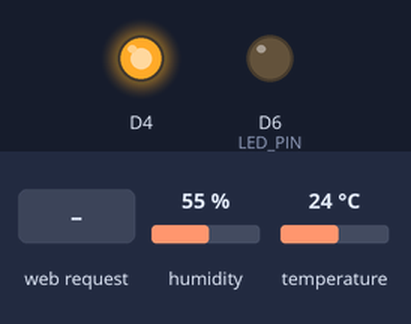
Bench run of a sketch on a simulated ESP8266 (NodeMCU). Parts: output pins drawn as LEDs (lit = HIGH, except the on-board LED, lit = LOW). The inputs (shaded band) are chosen by the test bench; at power-on: humidity 55 %, temperature 24 °C. WiFi joins after 1.5 s; servers stay silent unless stated; random numbers use the default seed unless the sketch sets one; no MQTT or app messages arrive unless stated; what the sketch prints to the serial monitor is not drawn.

Above: at 2.7 s.
2.8 s: HTTP request GET /led/on received
At 7.8 s:
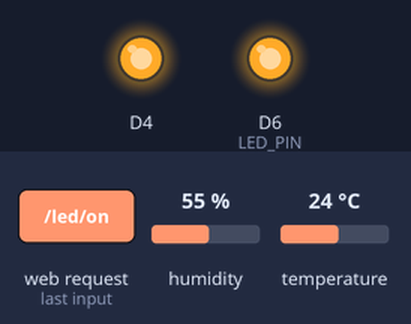
8.8 s: HTTP request GET /led/off received
At 12.5 s:
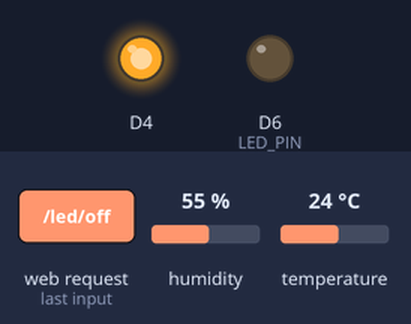
Timing chart, 0 to 14.0 s (numbered marks = the images above; inputs shaded):
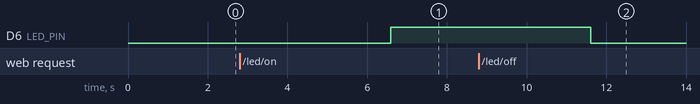

The sketch:

IoT06_MQTT.ino
```cpp
#include <ESP8266WiFi.h>
#include <PubSubClient.h>
#include <DHT.h>
#include <ESP8266WebServer.h>
#include <ArduinoJson.h>

const char* ssid = "4157";
const char* password = "12356789";
const char* mqtt_server = "192.168.0.191";
const int DHTPIN = D4; // Define the pin to which the DHT sensor is connected
const int LED_PIN = D6; // Define the pin to which the LED is connected
const int DHTTYPE = DHT11; // DHT sensor type (DHT11 or DHT22)

WiFiClient espClient;
PubSubClient client(espClient);
DHT dht(DHTPIN, DHTTYPE);
ESP8266WebServer server(80); // เพิ่มเซิร์ฟเวอร์ HTTP

bool ledStatus = false;

void setup_wifi() {
  delay(10);
  Serial.println();
  Serial.print("Connecting to ");
  Serial.println(ssid);

  WiFi.mode(WIFI_STA);
  WiFi.begin(ssid, password);

  while (WiFi.status() != WL_CONNECTED) {
    delay(500);
    Serial.print(".");
  }

  randomSeed(micros());

  Serial.println("");
  Serial.println("WiFi connected");
  Serial.println("IP address: ");
  Serial.println(WiFi.localIP());
}

void reconnect() {
  while (!client.connected()) {
    Serial.print("Attempting MQTT connection...");
    String clientId = "ESP8266Client-";
    clientId += String(random(0xffff), HEX);
    if (client.connect(clientId.c_str())) {
      Serial.println("connected");
      client.subscribe("LED"); // Subscribe to the LED topic
    } else {
      Serial.print("failed, rc=");
      Serial.print(client.state());
      Serial.println(" try again in 5 seconds");
      delay(5000);
    }
  }
}

void handleRoot() {
  String html = "<h1>Hello from ESP8266!</h1>";
  html += "<p>LED Status: " + String(ledStatus ? "ON" : "OFF") + "</p>";
  html += "<form action='/led/on' method='get'><input type='submit' value='Turn On'></form>";
  html += "<form action='/led/off' method='get'><input type='submit' value='Turn Off'></form>";
  server.send(200, "text/html", html);
}

void handleLedOn() {
  client.publish("LED", "ON");
  digitalWrite(LED_PIN, HIGH);
  ledStatus = true;
  handleRoot();
}

void handleLedOff() {
  client.publish("LED", "OFF");
  digitalWrite(LED_PIN, LOW);
  ledStatus = false;
  handleRoot();
}

void setup() {
  pinMode(BUILTIN_LED, OUTPUT);
  pinMode(LED_PIN, OUTPUT);
  Serial.begin(115200);

  setup_wifi();
  client.setServer(mqtt_server, 1883);
  dht.begin();

  server.on("/", HTTP_GET, handleRoot);
  server.on("/led/on", HTTP_GET, handleLedOn);
  server.on("/led/off", HTTP_GET, handleLedOff);

  server.begin();
}

void loop() {
  if (!client.connected()) {
    reconnect();
  }

  float humidity = dht.readHumidity();
  float temperature = dht.readTemperature();

  if (isnan(humidity) || isnan(temperature)) {
    Serial.println("Failed to read from DHT sensor!");
    delay(2000);
    return;
  }

  // Get the IP Address of the device
  String ip_address = WiFi.localIP().toString();

  // Create a JSON document
  StaticJsonDocument<200> doc;
  doc["temperature"] = temperature;
  doc["humidity"] = humidity;
  doc["IP Address"] = ip_address;

  // Serialize the JSON document to a string
  String jsonStr;
  serializeJson(doc, jsonStr);

  // Publish the JSON payload to the "dht11" topic
  client.publish("dht11", jsonStr.c_str());

  delay(5000);
  client.loop();
  server.handleClient();
}
```

Measured:
- after the input at 2.8 s, D6 (LED_PIN): LOW → HIGH after 3.8 s
- after the input at 8.8 s, D6 (LED_PIN): HIGH → LOW after 2.8 s
